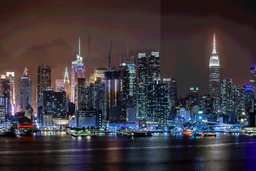
#> input picture result/merged_image.png, 256 x 171 px, shrunk from 2304 x 1536 before the run
$ python decode.py
#> lines starting #> are read from the running program, lines starting #| are printed output that depends on the picture
#> further down, img is the input picture: shape (171, 256, 3); mean B, G, R 61.5, 55.4, 62.6
### Steganography.py
#!/usr/bin/env python
# -*- coding: utf-8 -*-

import click
from PIL import Image
import numpy as np
import cv2


def int_to_bin(rgb):
        r=rgb[0]
        g=rgb[1]
        b=rgb[2]

        return ('{0:08b}'.format(r),
                '{0:08b}'.format(g),
                '{0:08b}'.format(b))


def bin_to_int(rgb):
    #convert string tuple to integer tuple
    r,g,b=rgb
    return [int(r, 2),
            int(g, 2),
            int(b, 2)]


# [37 lines left out: functions merge_rgb, merge, not called in this run]


def unmerge(img):
        #create the new image
        new_image = np.zeros(img.shape, np.uint8)

        #list used to store the image original size
        original_size = img.shape[:2]
#> original_size = (171, 256)

        for i in range(img.shape[0]):
            for j in range(img.shape[1]):
                #get RGB from the current pixel
                r, g, b = int_to_bin(img[i, j])

                #extract the last 4 bits
                #concatenate 4 zero bits
                rgb = (r[4:] + '0000',
                       g[4:] + '0000',
                       b[4:] + '0000')

                #convert it to an integer array with r,g,b values
                new_image[i, j] = bin_to_int(rgb)

                #if valid store as the last valid position
                if new_image[i, j][0]!=0 and new_image[i, j][1]!=0 and new_image[i, j][2]!=0:
                    original_size = [i + 1, j + 1]
#> this loop made 171 passes
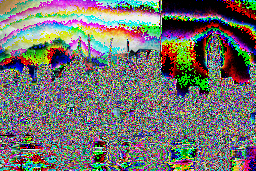
#> new_image: shape (171, 256, 3); mean R, G, B 114.7, 114.5, 110.3

        #crop the image based on valid pixels

        crop_img = new_image[0: original_size[0], 0: + original_size[1]]
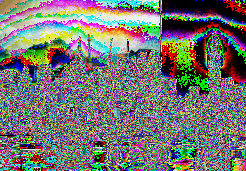
#> crop_img: shape (171, 246, 3); mean R, G, B 115.8, 115.9, 111.3
        print("Hidden image extracted successfully...")
        return crop_img

### decode.py
from PIL import Image
import Steganography as st
import cv2

img=cv2.imread('result/merged_image.png',1)
img=cv2.cvtColor(img, cv2.COLOR_BGR2RGB)
hid_image=st.unmerge(img)
cv2.imwrite('result/secret_image.png',hid_image)
